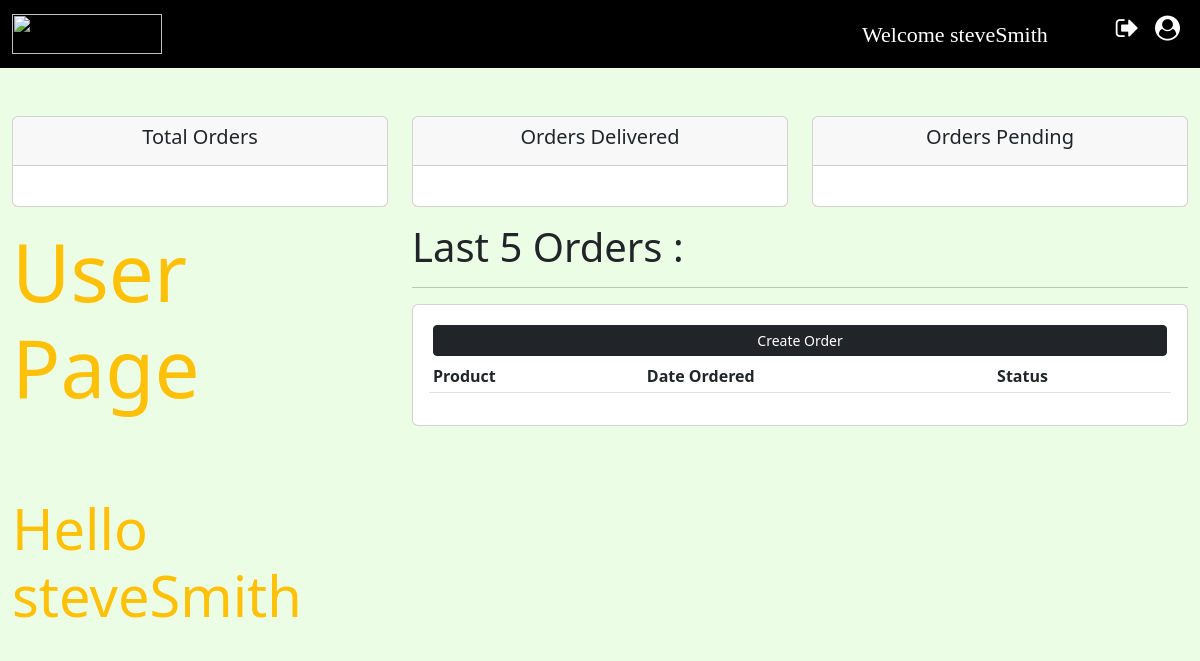
/user/ (signed in), run on an earlier commit of the app's database.
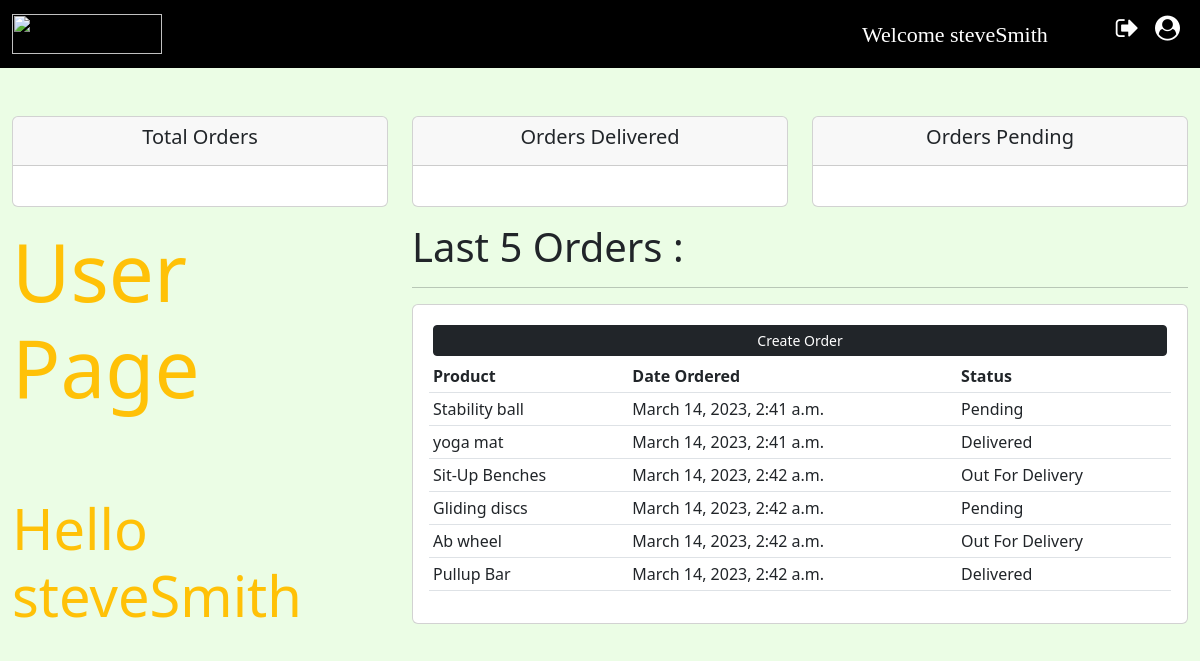
And on a later commit of the database.
### accounts/models.py (models this page shows)
class Order(models.Model):
    STATUS = (
        ("Pending", "Pending"),
        ("Out For Delivery", "Out For Delivery"),
        ("Delivered", "Delivered"),
    )
    customer = models.ForeignKey(Customer, on_delete=models.SET_NULL, null=True)
    product = models.ForeignKey(Product, on_delete=models.SET_NULL, null=True)
    date_created = models.DateTimeField(auto_now_add=True, null=True)
    status = models.CharField(max_length=200, null=True, choices=STATUS)
    def __str__(self):
        return self.product.name

class Product(models.Model):
    CATEGORY = (
        ("Indoor", "Indoor"),
        ("Out Door", "Out Door"),
    )
    name = models.CharField(max_length=200, null=True)
    price = models.FloatField(null=True)
    category = models.CharField(max_length=200, null=True, choices=CATEGORY)
    description = models.CharField(max_length=200, null=True)
    date_created = models.DateTimeField(auto_now_add=True, null=True)
    tags = models.ManyToManyField(Tag)
    def __str__(self):
        return self.name

### accounts/views.py (the view)
# urls.py: path('user/', views.user_page, name="user-page"),
def user_page(request):
    orders =request.user.customer.order_set.all()
    print("orders ",orders)
    context = {"orders":orders}
    return render(request, "User.html", context)

### templates/User.html (shortened to what this page needs)
{% extends "Main.html" %}
{% load static %}
{% block content %}
	<br>
	{% include "status.html" %}
	<div class="container-fluid">
		<div class="row">
			<div class="col-md-4">
				<h1 class="display-1 text-warning">User Page</h1>
				<br>
				<br>
				<br>
				<h1 class="display-4 text-warning">Hello {{ request.user.username }}</h1>
			</div>
			<div class="col-md-8">
				<h5 class="display-6">Last 5 Orders :</h5>
				<hr/>
				<div class="card card-body">
					<a class="btn btn-dark btn-sm btn-block m-1" href="">Create Order</a>
					<table class="table table-sm">
						<tr>
							<th>Product</th>
							<th>Date Ordered</th>
							<th>Status</th>
						</tr>
						{% for order in orders %}
							<tr>
								<td>{{ order.product }}</td>
								<td>{{ order.date_created }}</td>
								<td>{{ order.status }}</td>
							</tr>
						{% endfor %}
					</table>
				</div>
			</div>
		</div>
	</div>
{% endblock %}

What changed in the data, as far as the page shows it:
added Order: product "Stability ball", date_created "March 14, 2023, 2:41 a.m.", status "Pending"
added Order: product "yoga mat", date_created "March 14, 2023, 2:41 a.m.", status "Delivered"
added Order: product "Sit-Up Benches", date_created "March 14, 2023, 2:42 a.m.", status "Out For Delivery"
added Order: product "Gliding discs", date_created "March 14, 2023, 2:42 a.m.", status "Pending"
added Order: product "Ab wheel", date_created "March 14, 2023, 2:42 a.m.", status "Out For Delivery"
added Order: product "Pullup Bar", date_created "March 14, 2023, 2:42 a.m.", status "Delivered"
